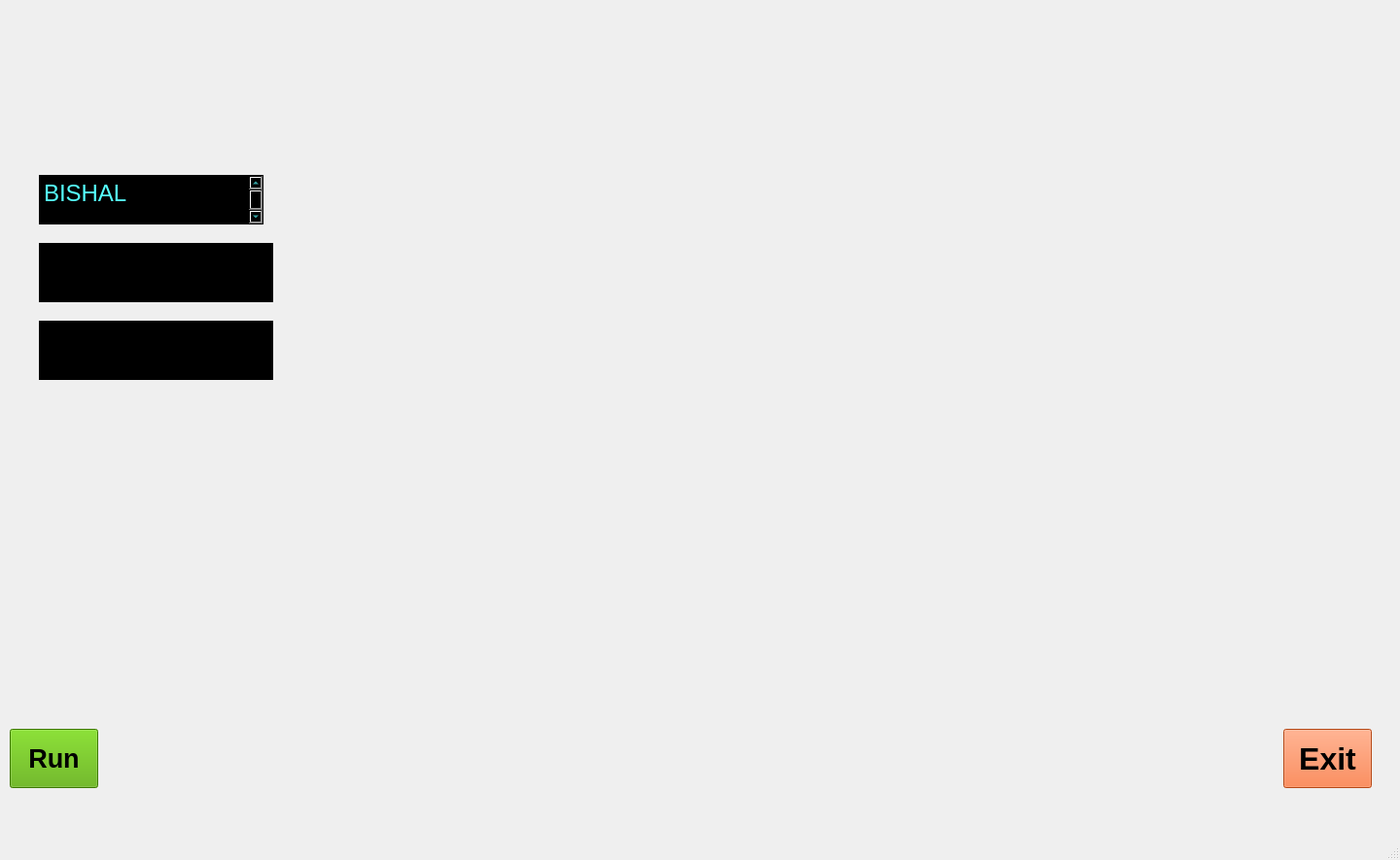
<?xml version="1.0" encoding="UTF-8"?>
<ui version="4.0">
 <class>MainWindow</class>
 <widget class="QMainWindow" name="MainWindow">
  <property name="geometry">
   <rect>
    <x>0</x>
    <y>0</y>
    <width>1440</width>
    <height>885</height>
   </rect>
  </property>
  <property name="windowTitle">
   <string>MainWindow</string>
  </property>
  <widget class="QWidget" name="centralwidget">
   <widget class="QLabel" name="label">
    <property name="geometry">
     <rect>
      <x>0</x>
      <y>-120</y>
      <width>1681</width>
      <height>1021</height>
     </rect>
    </property>
    <property name="text">
     <string/>
    </property>
    <property name="pixmap">
     <pixmap>C:/Users/BISHAL SAHA/OneDrive/Desktop/jarvis.gif</pixmap>
    </property>
    <property name="scaledContents">
     <bool>false</bool>
    </property>
    <property name="wordWrap">
     <bool>false</bool>
    </property>
   </widget>
   <widget class="QPushButton" name="pushButton">
    <property name="geometry">
     <rect>
      <x>10</x>
      <y>750</y>
      <width>91</width>
      <height>61</height>
     </rect>
    </property>
    <property name="font">
     <font>
      <pointsize>20</pointsize>
      <weight>75</weight>
      <bold>true</bold>
     </font>
    </property>
    <property name="styleSheet">
     <string notr="true">background-color: rgb(85, 170, 0);</string>
    </property>
    <property name="text">
     <string>Run</string>
    </property>
   </widget>
   <widget class="QPushButton" name="pushButton_2">
    <property name="geometry">
     <rect>
      <x>1320</x>
      <y>750</y>
      <width>91</width>
      <height>61</height>
     </rect>
    </property>
    <property name="font">
     <font>
      <pointsize>24</pointsize>
      <weight>75</weight>
      <bold>true</bold>
     </font>
    </property>
    <property name="styleSheet">
     <string notr="true">background-color: rgb(255, 103, 33);</string>
    </property>
    <property name="text">
     <string>Exit</string>
    </property>
   </widget>
   <widget class="QLabel" name="label_2">
    <property name="geometry">
     <rect>
      <x>60</x>
      <y>0</y>
      <width>441</width>
      <height>101</height>
     </rect>
    </property>
    <property name="text">
     <string/>
    </property>
    <property name="pixmap">
     <pixmap>C:/Users/BISHAL SAHA/OneDrive/Desktop/Jarvis/utils/images/initiating.gif</pixmap>
    </property>
   </widget>
   <widget class="QLabel" name="label_3">
    <property name="geometry">
     <rect>
      <x>970</x>
      <y>440</y>
      <width>461</width>
      <height>331</height>
     </rect>
    </property>
    <property name="text">
     <string/>
    </property>
    <property name="pixmap">
     <pixmap>C:/Users/BISHAL SAHA/OneDrive/Desktop/Jarvis/utils/images/loading.gif</pixmap>
    </property>
   </widget>
   <widget class="QLabel" name="label_4">
    <property name="geometry">
     <rect>
      <x>770</x>
      <y>0</y>
      <width>661</width>
      <height>91</height>
     </rect>
    </property>
    <property name="text">
     <string/>
    </property>
    <property name="pixmap">
     <pixmap>C:/Users/BISHAL SAHA/OneDrive/Desktop/Jarvis/utils/images/loading_1.gif</pixmap>
    </property>
   </widget>
   <widget class="QTextBrowser" name="textBrowser">
    <property name="geometry">
     <rect>
      <x>40</x>
      <y>250</y>
      <width>241</width>
      <height>61</height>
     </rect>
    </property>
    <property name="styleSheet">
     <string notr="true">background-color: qlineargradient(spread:pad, x1:0, y1:0, x2:1, y2:0, stop:0 rgba(0, 0, 0, 255), stop:1 rgba(255, 255, 255, 255));
font: 18pt &quot;MS Shell Dlg 2&quot;;
color: rgb(0, 255, 255);
color: rgb(85, 255, 255);
border-color: qlineargradient(spread:pad, x1:0, y1:0, x2:1, y2:0, stop:0 rgba(0, 0, 0, 255), stop:1 rgba(255, 255, 255, 255));
background-color: rgb(0, 0, 0);</string>
    </property>
    <property name="html">
     <string>&lt;!DOCTYPE HTML PUBLIC &quot;-//W3C//DTD HTML 4.0//EN&quot; &quot;http://www.w3.org/TR/REC-html40/strict.dtd&quot;&gt;
&lt;html&gt;&lt;head&gt;&lt;meta name=&quot;qrichtext&quot; content=&quot;1&quot; /&gt;&lt;style type=&quot;text/css&quot;&gt;
p, li { white-space: pre-wrap; }
&lt;/style&gt;&lt;/head&gt;&lt;body style=&quot; font-family:'MS Shell Dlg 2'; font-size:18pt; font-weight:400; font-style:normal;&quot;&gt;
&lt;p style=&quot;-qt-paragraph-type:empty; margin-top:0px; margin-bottom:0px; margin-left:0px; margin-right:0px; -qt-block-indent:0; text-indent:0px;&quot;&gt;&lt;br /&gt;&lt;/p&gt;&lt;/body&gt;&lt;/html&gt;</string>
    </property>
   </widget>
   <widget class="QTextBrowser" name="textBrowser_2">
    <property name="geometry">
     <rect>
      <x>40</x>
      <y>330</y>
      <width>241</width>
      <height>61</height>
     </rect>
    </property>
    <property name="styleSheet">
     <string notr="true">background-color: qlineargradient(spread:pad, x1:0, y1:0, x2:1, y2:0, stop:0 rgba(0, 0, 0, 255), stop:1 rgba(255, 255, 255, 255));
font: 18pt &quot;MS Shell Dlg 2&quot;;
color: rgb(0, 255, 255);
color: rgb(85, 255, 255);
border-color: qlineargradient(spread:pad, x1:0, y1:0, x2:1, y2:0, stop:0 rgba(0, 0, 0, 255), stop:1 rgba(255, 255, 255, 255));
background-color: rgb(0, 0, 0);</string>
    </property>
    <property name="html">
     <string>&lt;!DOCTYPE HTML PUBLIC &quot;-//W3C//DTD HTML 4.0//EN&quot; &quot;http://www.w3.org/TR/REC-html40/strict.dtd&quot;&gt;
&lt;html&gt;&lt;head&gt;&lt;meta name=&quot;qrichtext&quot; content=&quot;1&quot; /&gt;&lt;style type=&quot;text/css&quot;&gt;
p, li { white-space: pre-wrap; }
&lt;/style&gt;&lt;/head&gt;&lt;body style=&quot; font-family:'MS Shell Dlg 2'; font-size:18pt; font-weight:400; font-style:normal;&quot;&gt;
&lt;p style=&quot;-qt-paragraph-type:empty; margin-top:0px; margin-bottom:0px; margin-left:0px; margin-right:0px; -qt-block-indent:0; text-indent:0px;&quot;&gt;&lt;br /&gt;&lt;/p&gt;&lt;/body&gt;&lt;/html&gt;</string>
    </property>
   </widget>
   <widget class="QTextBrowser" name="textBrowser_3">
    <property name="geometry">
     <rect>
      <x>40</x>
      <y>180</y>
      <width>231</width>
      <height>51</height>
     </rect>
    </property>
    <property name="styleSheet">
     <string notr="true">background-color: qlineargradient(spread:pad, x1:0, y1:0, x2:1, y2:0, stop:0 rgba(0, 0, 0, 255), stop:1 rgba(255, 255, 255, 255));
font: 8pt &quot;Modern No. 20&quot;;
font: 18pt &quot;MS Shell Dlg 2&quot;;
color: rgb(0, 255, 255);
color: rgb(85, 255, 255);
border-color: qlineargradient(spread:pad, x1:0, y1:0, x2:1, y2:0, stop:0 rgba(0, 0, 0, 255), stop:1 rgba(255, 255, 255, 255));
background-color: rgb(0, 0, 0);</string>
    </property>
    <property name="html">
     <string>&lt;!DOCTYPE HTML PUBLIC &quot;-//W3C//DTD HTML 4.0//EN&quot; &quot;http://www.w3.org/TR/REC-html40/strict.dtd&quot;&gt;
&lt;html&gt;&lt;head&gt;&lt;meta name=&quot;qrichtext&quot; content=&quot;1&quot; /&gt;&lt;style type=&quot;text/css&quot;&gt;
p, li { white-space: pre-wrap; }
&lt;/style&gt;&lt;/head&gt;&lt;body style=&quot; font-family:'MS Shell Dlg 2'; font-size:18pt; font-weight:400; font-style:normal;&quot;&gt;
&lt;p style=&quot; margin-top:0px; margin-bottom:0px; margin-left:0px; margin-right:0px; -qt-block-indent:0; text-indent:0px;&quot;&gt;BISHAL&lt;/p&gt;
&lt;p style=&quot;-qt-paragraph-type:empty; margin-top:0px; margin-bottom:0px; margin-left:0px; margin-right:0px; -qt-block-indent:0; text-indent:0px;&quot;&gt;&lt;br /&gt;&lt;/p&gt;&lt;/body&gt;&lt;/html&gt;</string>
    </property>
   </widget>
  </widget>
  <widget class="QMenuBar" name="menubar">
   <property name="geometry">
    <rect>
     <x>0</x>
     <y>0</y>
     <width>1440</width>
     <height>26</height>
    </rect>
   </property>
  </widget>
  <widget class="QStatusBar" name="statusbar"/>
 </widget>
 <resources/>
 <connections/>
</ui>
